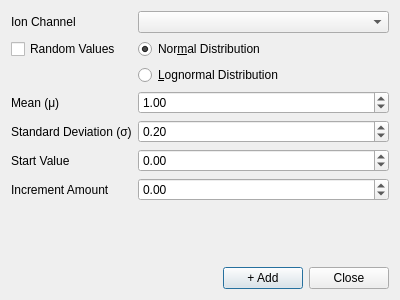
<?xml version="1.0" encoding="UTF-8"?>
<ui version="4.0">
 <class>AddSingleCellPvar</class>
 <widget class="QDialog" name="AddSingleCellPvar">
  <property name="geometry">
   <rect>
    <x>0</x>
    <y>0</y>
    <width>400</width>
    <height>300</height>
   </rect>
  </property>
  <property name="windowTitle">
   <string>Add</string>
  </property>
  <layout class="QVBoxLayout" name="verticalLayout">
   <item>
    <layout class="QFormLayout" name="formLayout">
     <item row="2" column="0">
      <widget class="QLabel" name="ionChannelTypeLabel">
       <property name="text">
        <string>Ion Channel</string>
       </property>
      </widget>
     </item>
     <item row="2" column="1">
      <widget class="QComboBox" name="ionChannelType"/>
     </item>
     <item row="5" column="0">
      <widget class="QCheckBox" name="randomize">
       <property name="text">
        <string>Random Values</string>
       </property>
      </widget>
     </item>
     <item row="5" column="1">
      <widget class="QRadioButton" name="normalDist">
       <property name="visible">
        <bool>false</bool>
       </property>
       <property name="text">
        <string>Nor&amp;mal Distribution</string>
       </property>
       <property name="checked">
        <bool>true</bool>
       </property>
      </widget>
     </item>
     <item row="6" column="1">
      <widget class="QRadioButton" name="lognormalDist">
       <property name="visible">
        <bool>false</bool>
       </property>
       <property name="text">
        <string>&amp;Lognormal Distribution</string>
       </property>
      </widget>
     </item>
     <item row="8" column="0">
      <widget class="QLabel" name="meanLabel">
       <property name="visible">
        <bool>false</bool>
       </property>
       <property name="text">
        <string>Mean (μ)</string>
       </property>
      </widget>
     </item>
     <item row="8" column="1">
      <widget class="QDoubleSpinBox" name="mean">
       <property name="visible">
        <bool>false</bool>
       </property>
       <property name="minimum">
        <double>-10.000000000000000</double>
       </property>
       <property name="maximum">
        <double>10.000000000000000</double>
       </property>
       <property name="value">
        <double>1.000000000000000</double>
       </property>
      </widget>
     </item>
     <item row="9" column="0">
      <widget class="QLabel" name="stdDevLabel">
       <property name="visible">
        <bool>false</bool>
       </property>
       <property name="text">
        <string>Standard Deviation (σ)</string>
       </property>
      </widget>
     </item>
     <item row="9" column="1">
      <widget class="QDoubleSpinBox" name="stdDev">
       <property name="visible">
        <bool>false</bool>
       </property>
       <property name="minimum">
        <double>-10.000000000000000</double>
       </property>
       <property name="maximum">
        <double>10.000000000000000</double>
       </property>
       <property name="value">
        <double>0.200000000000000</double>
       </property>
      </widget>
     </item>
     <item row="10" column="0">
      <widget class="QLabel" name="startValLabel">
       <property name="text">
        <string>Start Value</string>
       </property>
      </widget>
     </item>
     <item row="10" column="1">
      <widget class="QDoubleSpinBox" name="startVal">
       <property name="decimals">
        <number>2</number>
       </property>
       <property name="minimum">
        <double>-10.000000000000000</double>
       </property>
       <property name="maximum">
        <double>100.000000000000000</double>
       </property>
      </widget>
     </item>
     <item row="13" column="0">
      <widget class="QLabel" name="incAmtLabel">
       <property name="text">
        <string>Increment Amount</string>
       </property>
      </widget>
     </item>
     <item row="13" column="1">
      <widget class="QDoubleSpinBox" name="incAmt">
       <property name="decimals">
        <number>2</number>
       </property>
       <property name="minimum">
        <double>-100.000000000000000</double>
       </property>
       <property name="maximum">
        <double>100.000000000000000</double>
       </property>
      </widget>
     </item>
    </layout>
   </item>
   <item>
    <layout class="QHBoxLayout" name="buttonsLayout">
     <item>
      <spacer name="horizontalSpacer">
       <property name="orientation">
        <enum>Qt::Horizontal</enum>
       </property>
       <property name="sizeHint" stdset="0">
        <size>
         <width>40</width>
         <height>20</height>
        </size>
       </property>
      </spacer>
     </item>
     <item>
      <widget class="QPushButton" name="addButton">
       <property name="text">
        <string>+ Add</string>
       </property>
      </widget>
     </item>
     <item>
      <widget class="QPushButton" name="closeButton">
       <property name="text">
        <string>Close</string>
       </property>
      </widget>
     </item>
    </layout>
   </item>
  </layout>
 </widget>
 <resources/>
 <connections>
  <connection>
   <sender>closeButton</sender>
   <signal>clicked()</signal>
   <receiver>AddSingleCellPvar</receiver>
   <slot>close()</slot>
   <hints>
    <hint type="sourcelabel">
     <x>349</x>
     <y>278</y>
    </hint>
    <hint type="destinationlabel">
     <x>199</x>
     <y>149</y>
    </hint>
   </hints>
  </connection>
 </connections>
</ui>
